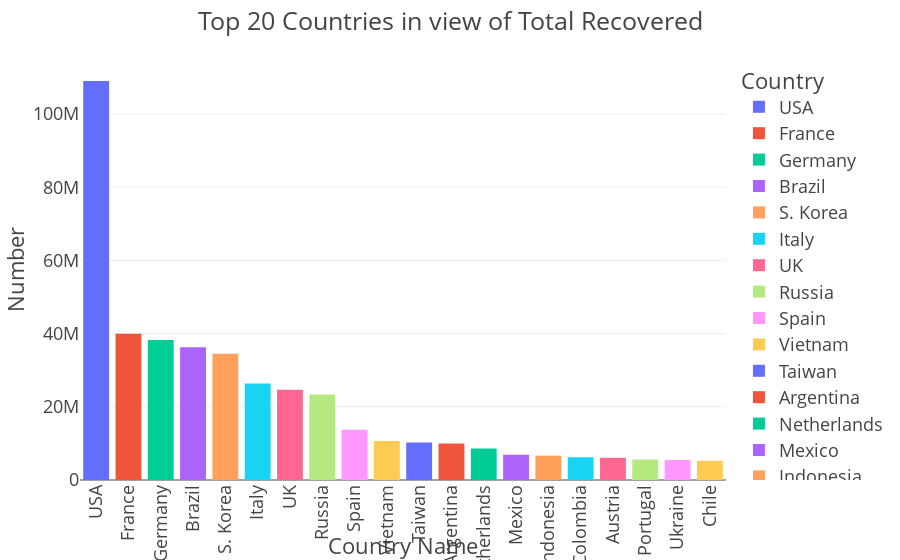

Write notebook code for a chart like this one.
### Code cell
#Top 20 Countries in view of Total Recovered
df_recovered=df.sort_values('Total Recovered',ascending=False)
fig = px.bar(df_recovered.head(20), x='Country', y='Total Recovered', color='Country')
fig.update_layout(template='presentation')
#fig.update_layout(plot_bgcolor = "black")
fig.update_layout(title="Top 20 Countries in view of Total Recovered",
                 xaxis_title= "Country Name",
                 yaxis_title= "Number")
fig.update_xaxes(tickangle=270)
fig.show()

### Figure 1 — Plotly figure (JSON) as saved in the notebook; plotly's stock layout.template omitted (floating-point values rounded to 4 significant figures)
{"data": [{"alignmentgroup": "True", "hovertemplate": "Country=%{x}<br>Total Recovered=%{y}<extra></extra>", "legendgroup": "USA", "marker": {"color": "#636efa", "pattern": {"shape": ""}}, "name": "USA", "offsetgroup": "USA", "orientation": "v", "showlegend": true, "textposition": "auto", "type": "bar", "x": ["USA"], "xaxis": "x", "y": [109053249], "yaxis": "y"}, {"alignmentgroup": "True", "hovertemplate": "Country=%{x}<br>Total Recovered=%{y}<extra></extra>", "legendgroup": "France", "marker": {"color": "#EF553B", "pattern": {"shape": ""}}, "name": "France", "offsetgroup": "France", "orientation": "v", "showlegend": true, "textposition": "auto", "type": "bar", "x": ["France"], "xaxis": "x", "y": [39970918], "yaxis": "y"}, {"alignmentgroup": "True", "hovertemplate": "Country=%{x}<br>Total Recovered=%{y}<extra></extra>", "legendgroup": "Germany", "marker": {"color": "#00cc96", "pattern": {"shape": ""}}, "name": "Germany", "offsetgroup": "Germany", "orientation": "v", "showlegend": true, "textposition": "auto", "type": "bar", "x": ["Germany"], "xaxis": "x", "y": [38240600], "yaxis": "y"}, {"alignmentgroup": "True", "hovertemplate": "Country=%{x}<br>Total Recovered=%{y}<extra></extra>", "legendgroup": "Brazil", "marker": {"color": "#ab63fa", "pattern": {"shape": ""}}, "name": "Brazil", "offsetgroup": "Brazil", "orientation": "v", "showlegend": true, "textposition": "auto", "type": "bar", "x": ["Brazil"], "xaxis": "x", "y": [36249161], "yaxis": "y"}, {"alignmentgroup": "True", "hovertemplate": "Country=%{x}<br>Total Recovered=%{y}<extra></extra>", "legendgroup": "S. Korea", "marker": {"color": "#FFA15A", "pattern": {"shape": ""}}, "name": "S. Korea", "offsetgroup": "S. Korea", "orientation": "v", "showlegend": true, "textposition": "auto", "type": "bar", "x": ["S. Korea"], "xaxis": "x", "y": [34535939], "yaxis": "y"}, {"alignmentgroup": "True", "hovertemplate": "Country=%{x}<br>Total Recovered=%{y}<extra></extra>", "legendgroup": "Italy", "marker": {"color": "#19d3f3", "pattern": {"shape": ""}}, "name": "Italy", "offsetgroup": "Italy", "orientation": "v", "showlegend": true, "textposition": "auto", "type": "bar", "x": ["Italy"], "xaxis": "x", "y": [26347863], "yaxis": "y"}, {"alignmentgroup": "True", "hovertemplate": "Country=%{x}<br>Total Recovered=%{y}<extra></extra>", "legendgroup": "UK", "marker": {"color": "#FF6692", "pattern": {"shape": ""}}, "name": "UK", "offsetgroup": "UK", "orientation": "v", "showlegend": true, "textposition": "auto", "type": "bar", "x": ["UK"], "xaxis": "x", "y": [24655170], "yaxis": "y"}, {"alignmentgroup": "True", "hovertemplate": "Country=%{x}<br>Total Recovered=%{y}<extra></extra>", "legendgroup": "Russia", "marker": {"color": "#B6E880", "pattern": {"shape": ""}}, "name": "Russia", "offsetgroup": "Russia", "orientation": "v", "showlegend": true, "textposition": "auto", "type": "bar", "x": ["Russia"], "xaxis": "x", "y": [23370779], "yaxis": "y"}, {"alignmentgroup": "True", "hovertemplate": "Country=%{x}<br>Total Recovered=%{y}<extra></extra>", "legendgroup": "Spain", "marker": {"color": "#FF97FF", "pattern": {"shape": ""}}, "name": "Spain", "offsetgroup": "Spain", "orientation": "v", "showlegend": true, "textposition": "auto", "type": "bar", "x": ["Spain"], "xaxis": "x", "y": [13762417], "yaxis": "y"}, {"alignmentgroup": "True", "hovertemplate": "Country=%{x}<br>Total Recovered=%{y}<extra></extra>", "legendgroup": "Vietnam", "marker": {"color": "#FECB52", "pattern": {"shape": ""}}, "name": "Vietnam", "offsetgroup": "Vietnam", "orientation": "v", "showlegend": true, "textposition": "auto", "type": "bar", "x": ["Vietnam"], "xaxis": "x", "y": [10640971], "yaxis": "y"}, {"alignmentgroup": "True", "hovertemplate": "Country=%{x}<br>Total Recovered=%{y}<extra></extra>", "legendgroup": "Taiwan", "marker": {"color": "#636efa", "pattern": {"shape": ""}}, "name": "Taiwan", "offsetgroup": "Taiwan", "orientation": "v", "showlegend": true, "textposition": "auto", "type": "bar", "x": ["Taiwan"], "xaxis": "x", "y": [10222518], "yaxis": "y"}, {"alignmentgroup": "True", "hovertemplate": "Country=%{x}<br>Total Recovered=%{y}<extra></extra>", "legendgroup": "Argentina", "marker": {"color": "#EF553B", "pattern": {"shape": ""}}, "name": "Argentina", "offsetgroup": "Argentina", "orientation": "v", "showlegend": true, "textposition": "auto", "type": "bar", "x": ["Argentina"], "xaxis": "x", "y": [9963910], "yaxis": "y"}, {"alignmentgroup": "True", "hovertemplate": "Country=%{x}<br>Total Recovered=%{y}<extra></extra>", "legendgroup": "Netherlands", "marker": {"color": "#00cc96", "pattern": {"shape": ""}}, "name": "Netherlands", "offsetgroup": "Netherlands", "orientation": "v", "showlegend": true, "textposition": "auto", "type": "bar", "x": ["Netherlands"], "xaxis": "x", "y": [8610383], "yaxis": "y"}, {"alignmentgroup": "True", "hovertemplate": "Country=%{x}<br>Total Recovered=%{y}<extra></extra>", "legendgroup": "Mexico", "marker": {"color": "#ab63fa", "pattern": {"shape": ""}}, "name": "Mexico", "offsetgroup": "Mexico", "orientation": "v", "showlegend": true, "textposition": "auto", "type": "bar", "x": ["Mexico"], "xaxis": "x", "y": [6899865], "yaxis": "y"}, {"alignmentgroup": "True", "hovertemplate": "Country=%{x}<br>Total Recovered=%{y}<extra></extra>", "legendgroup": "Indonesia", "marker": {"color": "#FFA15A", "pattern": {"shape": ""}}, "name": "Indonesia", "offsetgroup": "Indonesia", "orientation": "v", "showlegend": true, "textposition": "auto", "type": "bar", "x": ["Indonesia"], "xaxis": "x", "y": [6647104], "yaxis": "y"}, {"alignmentgroup": "True", "hovertemplate": "Country=%{x}<br>Total Recovered=%{y}<extra></extra>", "legendgroup": "Colombia", "marker": {"color": "#19d3f3", "pattern": {"shape": ""}}, "name": "Colombia", "offsetgroup": "Colombia", "orientation": "v", "showlegend": true, "textposition": "auto", "type": "bar", "x": ["Colombia"], "xaxis": "x", "y": [6210192], "yaxis": "y"}, {"alignmentgroup": "True", "hovertemplate": "Country=%{x}<br>Total Recovered=%{y}<extra></extra>", "legendgroup": "Austria", "marker": {"color": "#FF6692", "pattern": {"shape": ""}}, "name": "Austria", "offsetgroup": "Austria", "orientation": "v", "showlegend": true, "textposition": "auto", "type": "bar", "x": ["Austria"], "xaxis": "x", "y": [6054934], "yaxis": "y"}, {"alignmentgroup": "True", "hovertemplate": "Country=%{x}<br>Total Recovered=%{y}<extra></extra>", "legendgroup": "Portugal", "marker": {"color": "#B6E880", "pattern": {"shape": ""}}, "name": "Portugal", "offsetgroup": "Portugal", "orientation": "v", "showlegend": true, "textposition": "auto", "type": "bar", "x": ["Portugal"], "xaxis": "x", "y": [5613586], "yaxis": "y"}, {"alignmentgroup": "True", "hovertemplate": "Country=%{x}<br>Total Recovered=%{y}<extra></extra>", "legendgroup": "Ukraine", "marker": {"color": "#FF97FF", "pattern": {"shape": ""}}, "name": "Ukraine", "offsetgroup": "Ukraine", "orientation": "v", "showlegend": true, "textposition": "auto", "type": "bar", "x": ["Ukraine"], "xaxis": "x", "y": [5445577], "yaxis": "y"}, {"alignmentgroup": "True", "hovertemplate": "Country=%{x}<br>Total Recovered=%{y}<extra></extra>", "legendgroup": "Chile", "marker": {"color": "#FECB52", "pattern": {"shape": ""}}, "name": "Chile", "offsetgroup": "Chile", "orientation": "v", "showlegend": true, "textposition": "auto", "type": "bar", "x": ["Chile"], "xaxis": "x", "y": [5252450], "yaxis": "y"}], "layout": {"barmode": "relative", "legend": {"title": {"text": "Country"}, "tracegroupgap": 0}, "margin": {"t": 60}, "title": {"text": "Top 20 Countries in view of Total Recovered"}, "xaxis": {"anchor": "y", "categoryarray": ["USA", "France", "Germany", "Brazil", "S. Korea", "Italy", "UK", "Russia", "Spain", "Vietnam", "Taiwan", "Argentina", "Netherlands", "Mexico", "Indonesia", "Colombia", "Austria", "Portugal", "Ukraine", "Chile"], "categoryorder": "array", "domain": [0, 1], "tickangle": -90, "title": {"text": "Country Name"}}, "yaxis": {"anchor": "x", "domain": [0, 1], "title": {"text": "Number"}}}}
